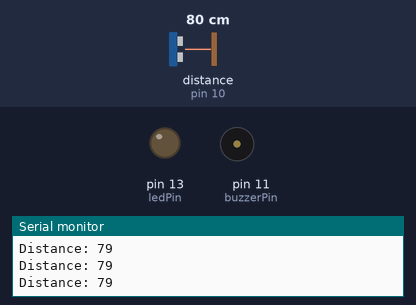
A sketch run on a simulated Arduino Uno, built with avr-gcc and run on an emulated ATmega328P. On the bench: output pins drawn as LEDs (lit = HIGH), buzzer (waves = sounding), the last lines printed to the serial monitor. Wiring (inferred from the names in the program): ultrasonic range finder: trigger pin 9; echo pin 10. Inputs (shaded band) come from the test bench; at power-on: distance to the obstacle (sensor on pin 10) 80 cm. The echo pulse lasts 58.3 µs per cm; pins used as bus, display or sensor lines are not drawn.

Above: at 1.2 s.
1.3 s: distance to the obstacle (sensor on pin 10) set to 27 cm
2.8 s: distance to the obstacle (sensor on pin 10) set to 23 cm
At 3.2 s:
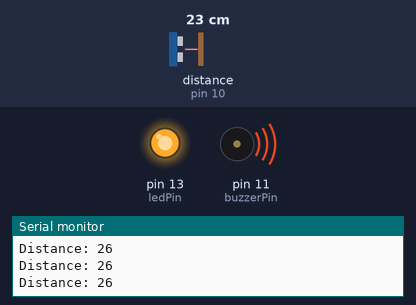
5.8 s: distance to the obstacle (sensor on pin 10) set to 35 cm
At 6.26 s:
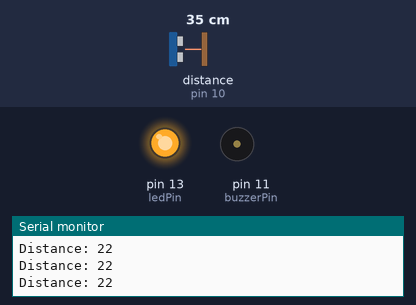
7.8 s: distance to the obstacle (sensor on pin 10) set to 2 cm
At 8.3 s:
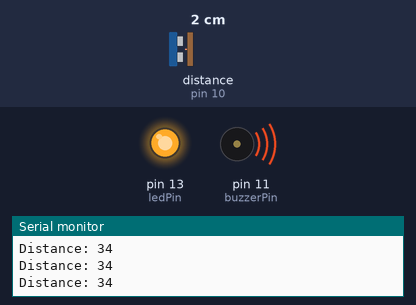
Timing chart, 0 to 11.8 s (numbered marks = the images above; inputs shaded):
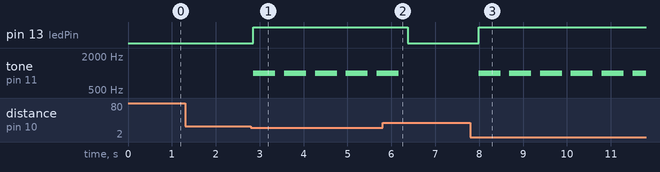

The sketch:

Parking_Assistant_Piezo_Buzzer_LED.ino
```cpp
#define trigPin 9
#define echoPin 10
#define buzzerPin 11
#define ledPin 13

void setup() {
  pinMode(trigPin, OUTPUT);
  pinMode(echoPin, INPUT);
  pinMode(buzzerPin, OUTPUT);
  pinMode(ledPin, OUTPUT);
  Serial.begin(9600);
}

void loop() {
  long duration, distance;

  // Send ultrasonic pulse
  digitalWrite(trigPin, LOW);
  delayMicroseconds(2);
  digitalWrite(trigPin, HIGH);
  delayMicroseconds(10);
  digitalWrite(trigPin, LOW);

  // Read the echo
  duration = pulseIn(echoPin, HIGH);
  distance = (duration / 2) / 29.1;  // Convert to cm

  if (distance < 25) {
    digitalWrite(ledPin, HIGH); // Turn on the LED
    tone(buzzerPin, 1000);     // Generate a sound
    delay(500);                // Sound duration
    noTone(buzzerPin);          // Turn off the sound
  } else {
    digitalWrite(ledPin, LOW); // Turn off the LED
    noTone(buzzerPin);         // Make sure the buzzer is off
  }

  Serial.print("Distance: ");
  Serial.println(distance);
  delay(200); // Delay for stability
}
```

Measured:
- the behaviour switches between 26 and 25 cm on distance to the obstacle (sensor on pin 10) (found by bisection; images 0 and 1)
- after the input at 2.8 s, pin 13 (ledPin): LOW → HIGH after 0.06 s; tone on pin 11 (buzzerPin): alternates 1000 Hz for 0.50 s and silent for 0.20 s, starting after 0.06 s
- after the input at 5.8 s, pin 13 (ledPin): HIGH → LOW after 0.57 s; tone on pin 11 (buzzerPin): goes on until 6.2 s, then stays silent
- after the input at 7.8 s, pin 13 (ledPin): LOW → HIGH after 0.19 s; tone on pin 11 (buzzerPin): alternates 1000 Hz for 0.50 s and silent for 0.20 s, starting after 0.19 s
